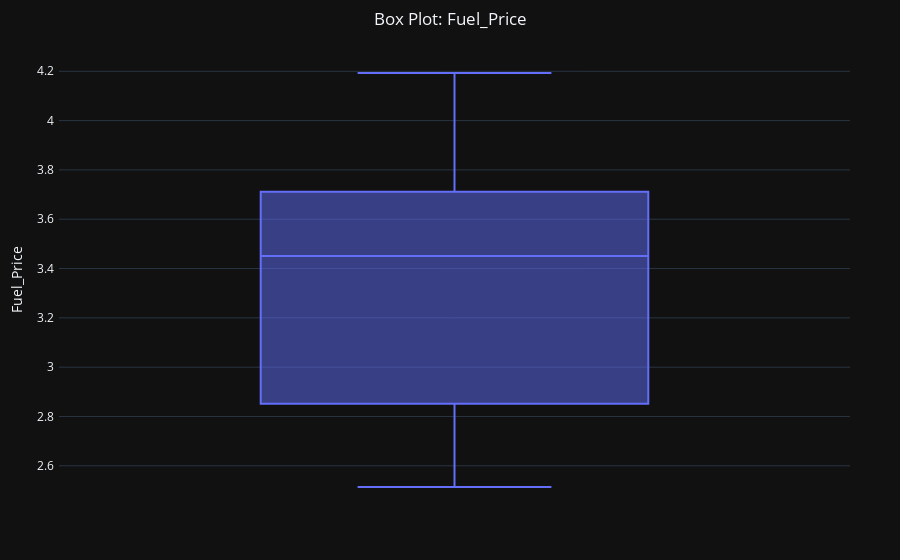

Notebook code for this chart:
### Code cell
# check outliers
fig = px.box(df, y="Fuel_Price",
                   title= 'Box Plot: Fuel_Price',
                   )

fig.update_layout(title_x = 0.5,
                  margin=dict(l=50,r=50,b=50,t=50,pad=4),
                  yaxis_title = 'Fuel_Price',
                  xaxis = {'visible': False},
                  template = 'plotly_dark'
                  )

fig.show()

### Figure 1 — Plotly figure (JSON) as saved in the notebook; plotly's stock layout.template omitted (floating-point values rounded to 4 significant figures; data arrays with more than 128 entries replaced by an {"elided": "..."} marker saying what was removed)
{"data": [{"alignmentgroup": "True", "hovertemplate": "Fuel_Price=%{y}<extra></extra>", "legendgroup": "", "marker": {"color": "#636efa"}, "name": "", "notched": false, "offsetgroup": "", "orientation": "v", "showlegend": false, "type": "box", "x0": " ", "xaxis": "x", "y": {"elided": "150 float values"}, "y0": " ", "yaxis": "y"}], "layout": {"boxmode": "group", "legend": {"tracegroupgap": 0}, "margin": {"b": 50, "l": 50, "pad": 4, "r": 50, "t": 50}, "title": {"text": "Box Plot: Fuel_Price", "x": 0.5}, "xaxis": {"anchor": "y", "domain": [0, 1], "visible": false}, "yaxis": {"anchor": "x", "domain": [0, 1], "title": {"text": "Fuel_Price"}}}}
